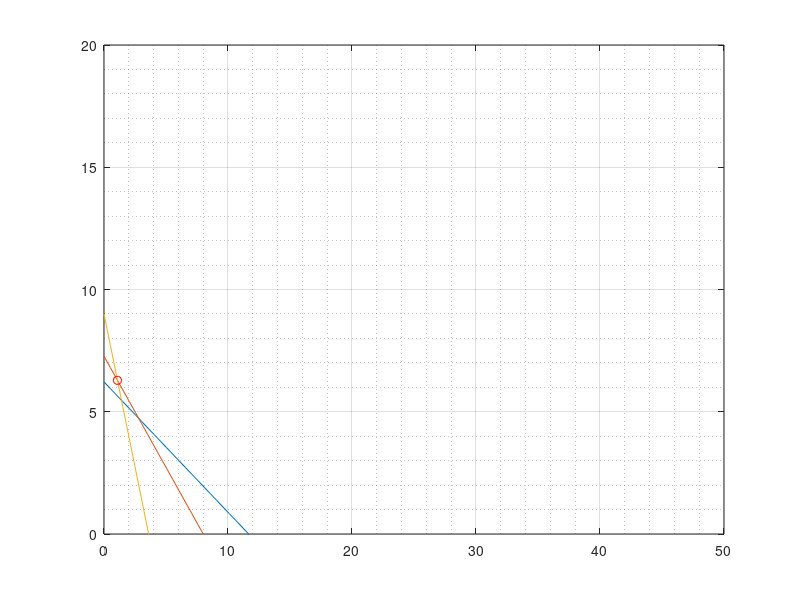

Write the MATLAB code that produced this figure.
% graphically solve

% Maximize f(x, y) = 1.75x+1.25y
% subject to
% 1.2x + 2.25y ? 14
% x + 1.1y ? 8
% 2.5x + y ? 9
% x ? 0
% y ? 0

% 1.2x + 2.25y  = 14
% y = (-1.2/2.25)x + 14/2.25

c = 14/2.25;
m = - 1.2/2.25;
x= linspace(0,50); % Adapt n for resolution of graph
y= m*x + c;
ylim([0,15]);
plot(x,y);  
grid on ; 
grid minor ;

hold on;

% x + 1.1 y = 8 
% y = (-1/1.1)x + 8/1.1

c = 8/1.1;
m = - 1/1.1;
x= linspace(0,50); % Adapt n for resolution of graph
y= m*x + c;
ylim([0,15]);
plot(x,y); 

hold on;

% 2.5x + y = 9

c = 9;
m = - 2.5;
x= linspace(0,50); % Adapt n for resolution of graph
y= m*x + c;
ylim([0,20]);
plot(x,y);

hold on;

% getting intersection points 
f = @(x) (-1/1.1)*x +8/1.1;        %defines a function f(x)
g = @(x) 9-2.5*x; %defines a function g(x)

%solve f==g
xroot = fzero(@(x)f(x)-g(x),0.5); %starts search from x==0.5

plot(xroot,f(xroot),'ro');
disp('Intersection point of 2nd and 3rd');
fprintf('%f %f\n',xroot,f(xroot));